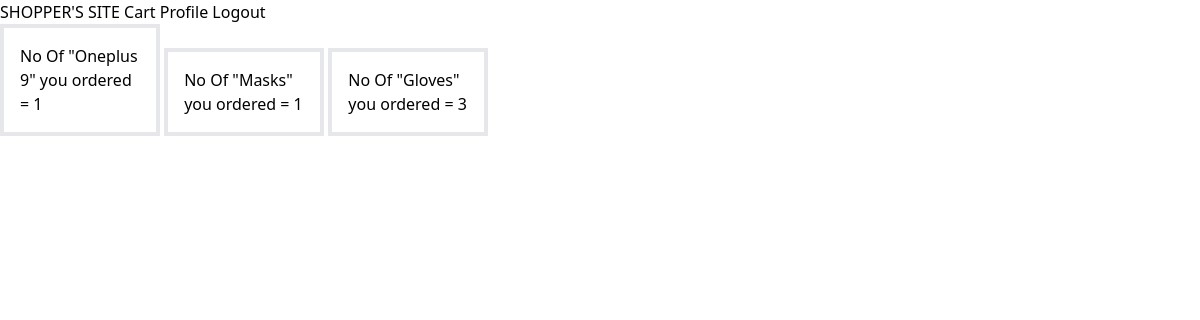
The app's page /cart/ (signed in) with its own data.
### shop/models.py (models this page shows, shortened)
class OrderItem(models.Model):
    user =models.ForeignKey(User, on_delete = models.CASCADE)
    item = models.ForeignKey(Item, on_delete =models.CASCADE)
    ordered = models.BooleanField(default=False)
    quantity = models.IntegerField(default = 1)

class Item(models.Model):
    title = models.CharField(max_length=200,default = None)
    price =models.IntegerField(blank=True ,null= True)
    content = models.TextField(default = None)
    image = models.ImageField(default = 'default.jpg',upload_to="media/images")

### shop/views.py (the view)
# urls.py: path('cart/',views.cart ,name='cart'),
def cart(request):
    content ={
        'things' : OrderItem.objects.all()
    }
    return render(request,'shop/cart.html',content)

### shop/TEMPLATES/shop/cart.html
{% extends 'shop/base.html' %}
{% block content %}
{% for thing in things %}
    <div class="container inline-block box-border h-31 w-40 p-4 border-4 mx-auto ">
        <h1>No Of "{{ thing.item.title }}" you ordered = {{thing.quantity}}</h1>
    </div>
{% endfor %}
{% endblock content %}

### records on screen
OrderItem: item "Oneplus 9", quantity "1"
OrderItem: item "Masks", quantity "1"
OrderItem: item "Gloves", quantity "3"
